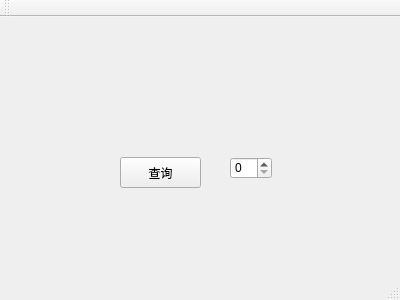
<?xml version="1.0" encoding="UTF-8"?>
<ui version="4.0">
 <class>MainWindow</class>
 <widget class="QMainWindow" name="MainWindow">
  <property name="geometry">
   <rect>
    <x>0</x>
    <y>0</y>
    <width>400</width>
    <height>300</height>
   </rect>
  </property>
  <property name="windowTitle">
   <string>MainWindow</string>
  </property>
  <widget class="QWidget" name="centralWidget">
   <widget class="QPushButton" name="pushButton">
    <property name="geometry">
     <rect>
      <x>120</x>
      <y>140</y>
      <width>81</width>
      <height>31</height>
     </rect>
    </property>
    <property name="text">
     <string>查询</string>
    </property>
   </widget>
   <widget class="QSpinBox" name="spinBox">
    <property name="geometry">
     <rect>
      <x>230</x>
      <y>140</y>
      <width>42</width>
      <height>22</height>
     </rect>
    </property>
   </widget>
  </widget>
  <widget class="QMenuBar" name="menuBar">
   <property name="geometry">
    <rect>
     <x>0</x>
     <y>0</y>
     <width>400</width>
     <height>23</height>
    </rect>
   </property>
  </widget>
  <widget class="QToolBar" name="mainToolBar">
   <attribute name="toolBarArea">
    <enum>TopToolBarArea</enum>
   </attribute>
   <attribute name="toolBarBreak">
    <bool>false</bool>
   </attribute>
  </widget>
  <widget class="QStatusBar" name="statusBar"/>
 </widget>
 <layoutdefault spacing="6" margin="11"/>
 <resources/>
 <connections/>
</ui>
